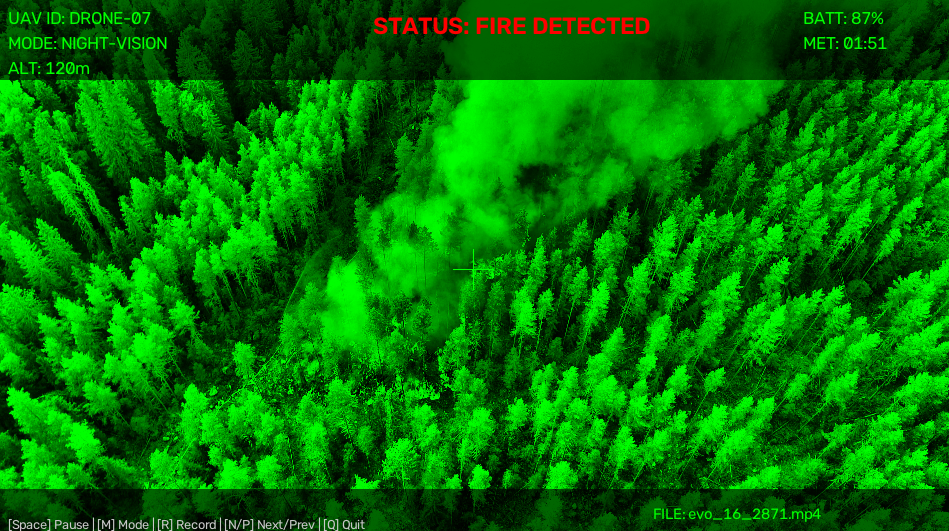
#> input picture fig_night_vision.png, 949 x 531 px
$ python -i v2_learned_baselines.py   (imports and definitions only)   (older library calls are emulated)
#> lines starting #> are read from the running program, lines starting #| are printed output that depends on the picture
#> further down, picture is the input picture: shape (531, 949, 3); mean B, G, R 0.4, 114.4, 1.5
"""v2_learned_baselines.py —Section 4.5: threshold sweep companion, learned
baselines on the same features, the cascade, and the joint latency run.

This script produces every row of Table 5 and the seed-variance figures quoted
in the text. It replaces an earlier version that silently used the wrong data:
that version read `Proje_Kodlari/data/dataset`, which is the *video-frame*
folder built by `extract_training_frames.py` for the deep edge detector, and it
scored on the validation folder rather than the test split. The numbers it wrote
therefore had nothing to do with the experiment Section 4.5 describes.

Protocol, exactly as stated in Section 4.5
------------------------------------------
* Fit on the 1887-image training split (730 fire, 1157 no-fire).
* Select ONE hyperparameter per model family on the 402-image validation split
  by F1 alone (LogisticRegression: C; RandomForestClassifier: max_depth).
* Evaluate the selected configuration on the 410-image test split EXACTLY ONCE.
* Inputs are decoded at 1/8 scale and resized to 640x480, so the absolute and
  relative area criteria of Section 4.4 coincide and the comparison against the
  hand-set sweep of Table 4 is byte-identical in its inputs.
* Feature set A: 8x8x8 = 512-bin joint HSV histogram, normalised to unit sum.
  Feature set B: A + a 32-bin histogram of Sobel gradient magnitude.
  Feature set C: B + a 4x4x4 histogram for each of three equal horizontal bands.
* Balanced class weights, fixed seed 0 for the reported fit.
* Seed variance: each configuration is refitted under ten seeds with the splits
  and the selected hyperparameter held fixed, varying only estimator randomness.
* Cascade: the hand-set stage of Section 3 proposes boxes; a verifier fitted on
  training-split crops accepts or rejects each one; an image is positive if any
  proposal survives. NOTE: Section 4.5 does not state which feature set the
  verifier uses. This implementation uses feature set A on the crop and says so
  here rather than leaving it to be inferred; change VERIFIER_FEATURES if the
  manuscript is revised to specify otherwise.
* Latency: the hand-set pipeline and the two vertical-band models are timed
  together in ONE run on ONE machine, 30 frames repeated ten times each after a
  discarded warm-up, for 300 timed calls per configuration. Cross-machine
  latency comparisons are refused by construction.

Usage:
    python v2_learned_baselines.py                # everything
    python v2_learned_baselines.py --skip-cascade # skip the slow proposal stage
    python v2_learned_baselines.py --skip-latency

Writes Proje_Kodlari/evaluation_results/v2_baselines/v2_baseline_metrics.json
and a per-image prediction CSV per reported configuration.
"""

import argparse
import csv
import io
import json
import pickle
import platform
import statistics
import sys
import time
from pathlib import Path

import cv2
import numpy as np
import sklearn
from sklearn.ensemble import RandomForestClassifier
from sklearn.linear_model import LogisticRegression

sys.path.insert(0, str(Path(__file__).parent))
from v1_heuristic import run_heuristic_pipeline  # noqa: E402

# --------------------------------------------------------------------------
# Paths. The still-image cohort of Sections 4.1 to 4.5 — NOT the video frames.
# --------------------------------------------------------------------------
DATASET = Path("Proje_Kodlari/data/AR Souri Dataset")
TRAIN_DIR, VAL_DIR, TEST_DIR = DATASET / "train", DATASET / "val", DATASET / "test"
OUT_DIR = Path("Proje_Kodlari/evaluation_results/v2_baselines")

FIRE, NO_FIRE = 1, 0          # fire is the positive class throughout
WORK_SIZE = (640, 480)
SEED = 0
N_SEEDS = 10
VERIFIER_FEATURES = "A"

# Hyperparameter grids searched on the validation split, one parameter each.
LR_GRID = [0.01, 0.1, 1.0, 10.0, 100.0]
RF_GRID = [None, 8, 16, 32]


# --------------------------------------------------------------------------
# Feature extraction (Section 4.5)
# --------------------------------------------------------------------------
# [6 lines left out: function _hsv_hist_512, not called in this run]


def _sobel_hist_32(bgr):
    gray = cv2.cvtColor(bgr, cv2.COLOR_BGR2GRAY).astype(np.float32)
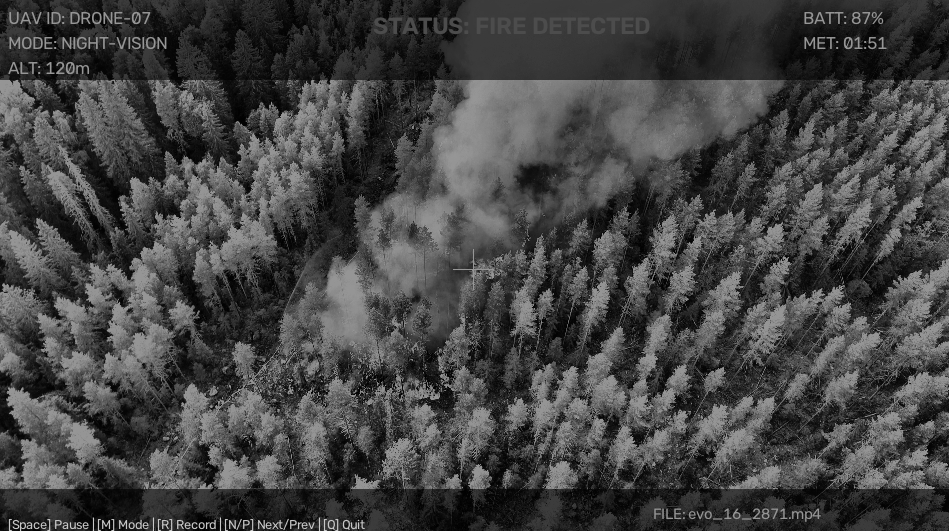
#> gray: shape (531, 949) float32; min 0, max 200, mean 67.7
    gx = cv2.Sobel(gray, cv2.CV_32F, 1, 0, ksize=3)
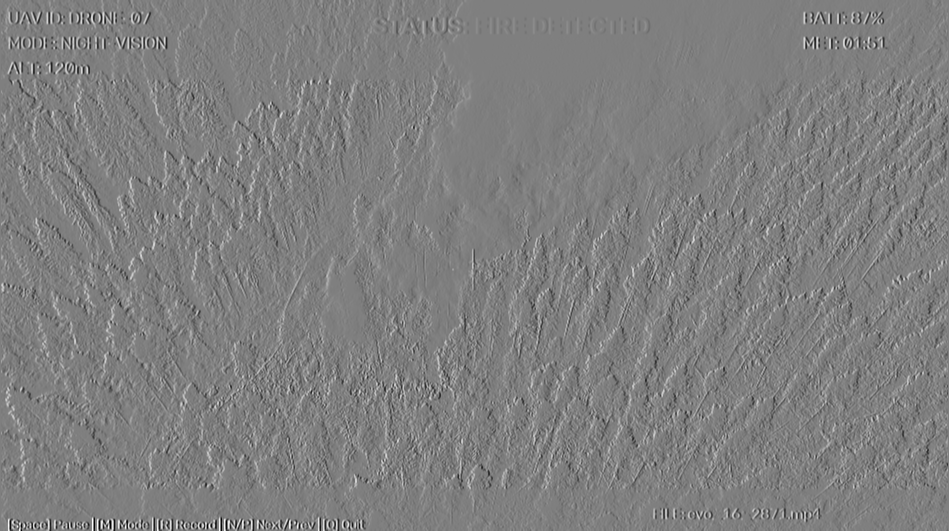
#> gx: shape (531, 949) float32; min -790, max 790, mean 0; drawn with min black and max white
    gy = cv2.Sobel(gray, cv2.CV_32F, 0, 1, ksize=3)
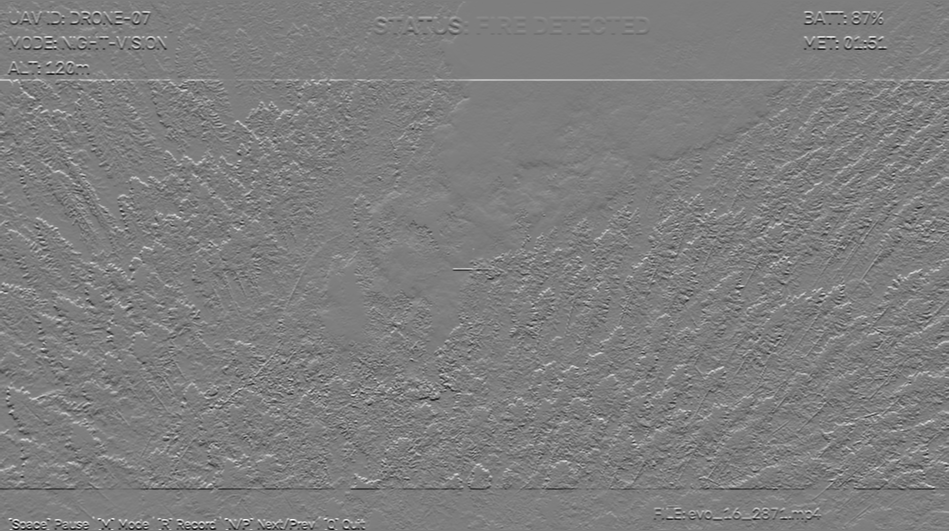
#> gy: shape (531, 949) float32; min -748, max 758, mean -0.1; drawn with min black and max white
    mag = np.sqrt(gx * gx + gy * gy)
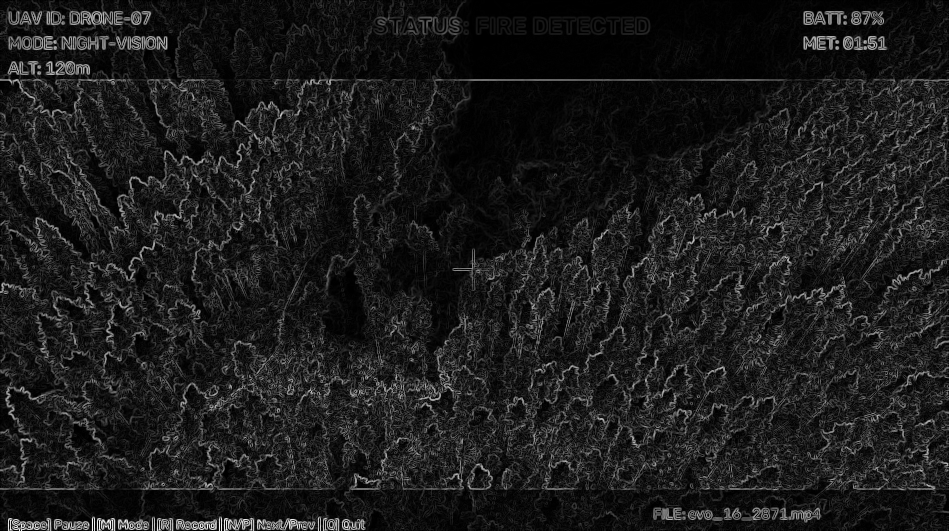
#> mag: shape (531, 949) float32; min 0, max 798.1, mean 89.4; drawn with min black and max white
    hist = np.histogram(mag, bins=32, range=(0, 360))[0].astype(np.float32)
#> hist = 32 values, max 53911 at index 1, min 1370 at index 31, mean 15429.4
    s = hist.sum()
#> s = 493740
    return hist / s if s > 0 else hist


# [14 lines left out: function _band_hists_192, not called in this run]


FEATURE_SETS = {
    "A": lambda b: _hsv_hist_512(b),
    "B": lambda b: np.concatenate([_hsv_hist_512(b), _sobel_hist_32(b)]),
    "C": lambda b: np.concatenate([_hsv_hist_512(b), _sobel_hist_32(b),
                                   _band_hists_192(b)]),
}
FEATURE_LABEL = {"A": "color", "B": "color + texture", "C": "+ vertical bands"}
FEATURE_SUFFIX = {"A": "color", "B": "color_texture", "C": "color_bands"}


# --------------------------------------------------------------------------
# Data loading. 1/8-scale decode then resize, per the Table 4 note.
# --------------------------------------------------------------------------
# [76 lines left out: functions _load_split, _read_frame, _extract, confusion, metrics, make_model and 1 more, not called in this run]


# --------------------------------------------------------------------------
# Cascade: hand-set proposals verified by a learned classifier
# --------------------------------------------------------------------------
def _proposals(frame, h=50.0):
    return [b["rect"] for b in run_heuristic_pipeline(frame, None, h)]


# [237 lines left out: functions _crop_features, build_cascade, cascade_predict, joint_latency, main, not called in this run]


# [2 lines not run here, left out]

>>> import cv2
>>> picture = cv2.imread('fig_night_vision.png')
>>> result = _sobel_hist_32(picture)
#> result = 32 values, max 0.109 at index 1, min 0.00277 at index 31, mean 0.0312

$ run again, on fig_rgb.png
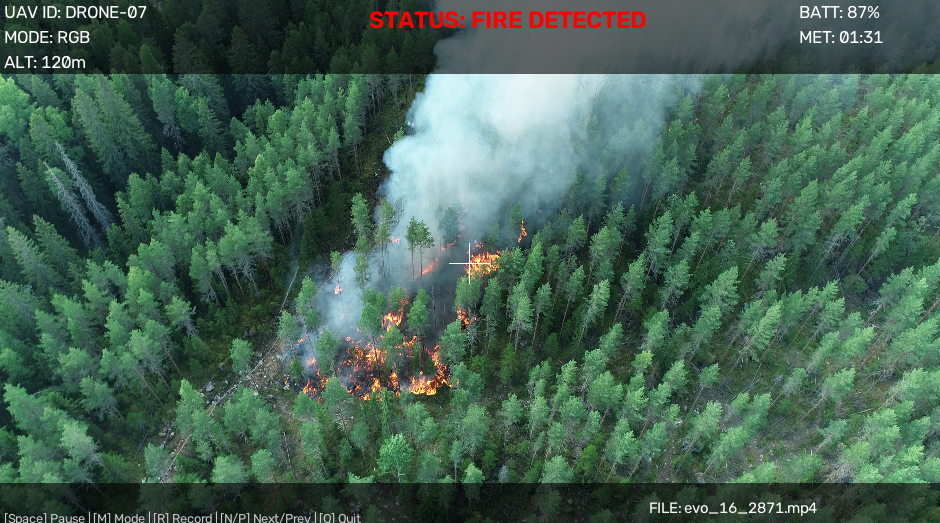
#> input picture fig_rgb.png, 940 x 523 px
#> picture is the input picture: shape (523, 940, 3); mean B, G, R 83.9, 99, 69.7
#> in _sobel_hist_32, `gy = cv2.Sobel(gray, cv2.CV_32F, 0, 1, ksize=3)`:
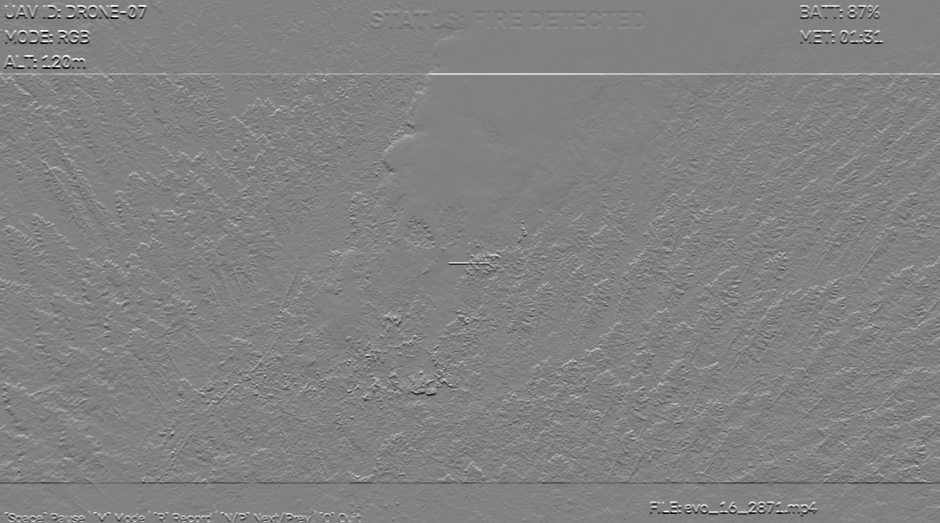
#> gy: shape (523, 940) float32; min -945, max 905, mean -0.1; drawn with min black and max white
#> in _sobel_hist_32, `mag = np.sqrt(gx * gx + gy * gy)`:
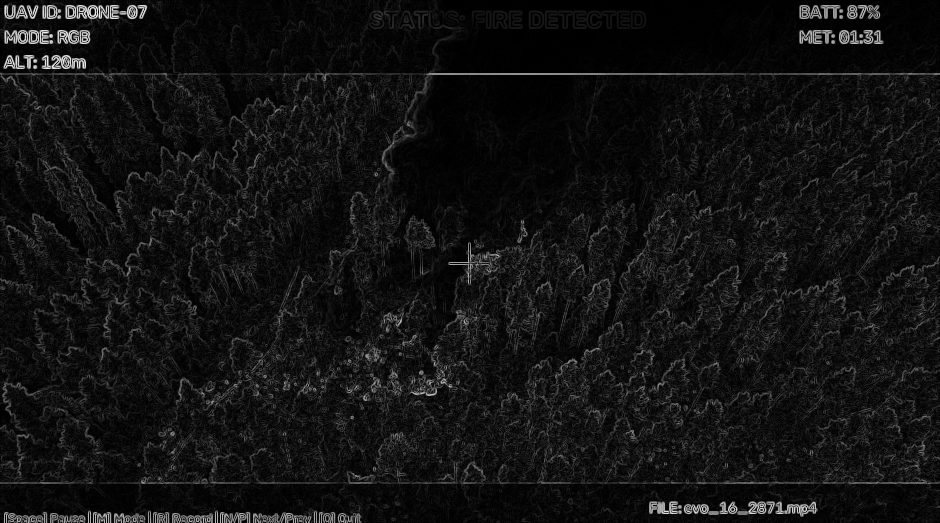
#> mag: shape (523, 940) float32; min 0, max 1000.1, mean 74.3; drawn with min black and max white
#> hist = 32 values, max 65417 at index 1, min 546 at index 31, mean 15086
#> s = 482751
#> result = 32 values, max 0.136 at index 1, min 0.00113 at index 31, mean 0.0312
